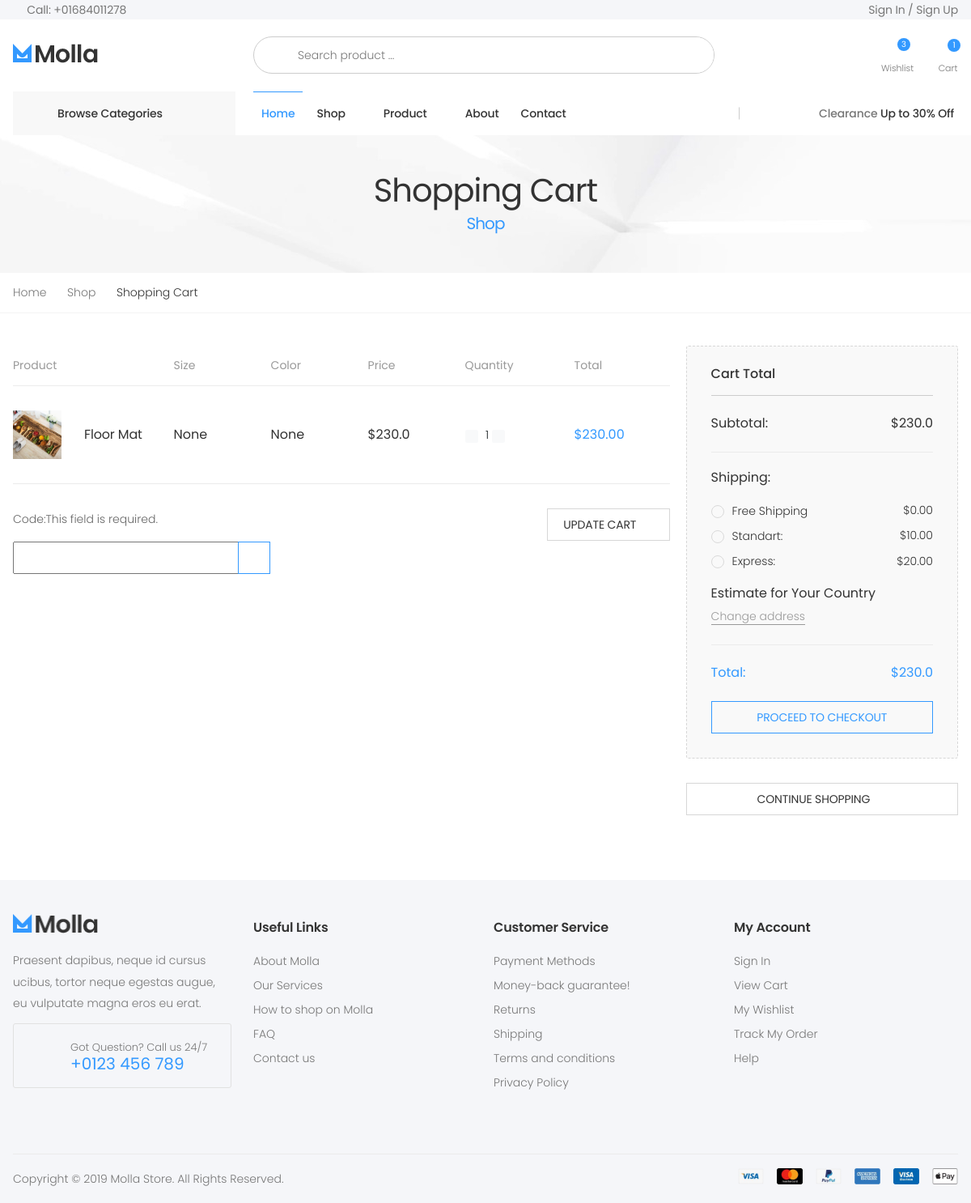
Page /order/cart-view/ (signed in) on the earlier database version.
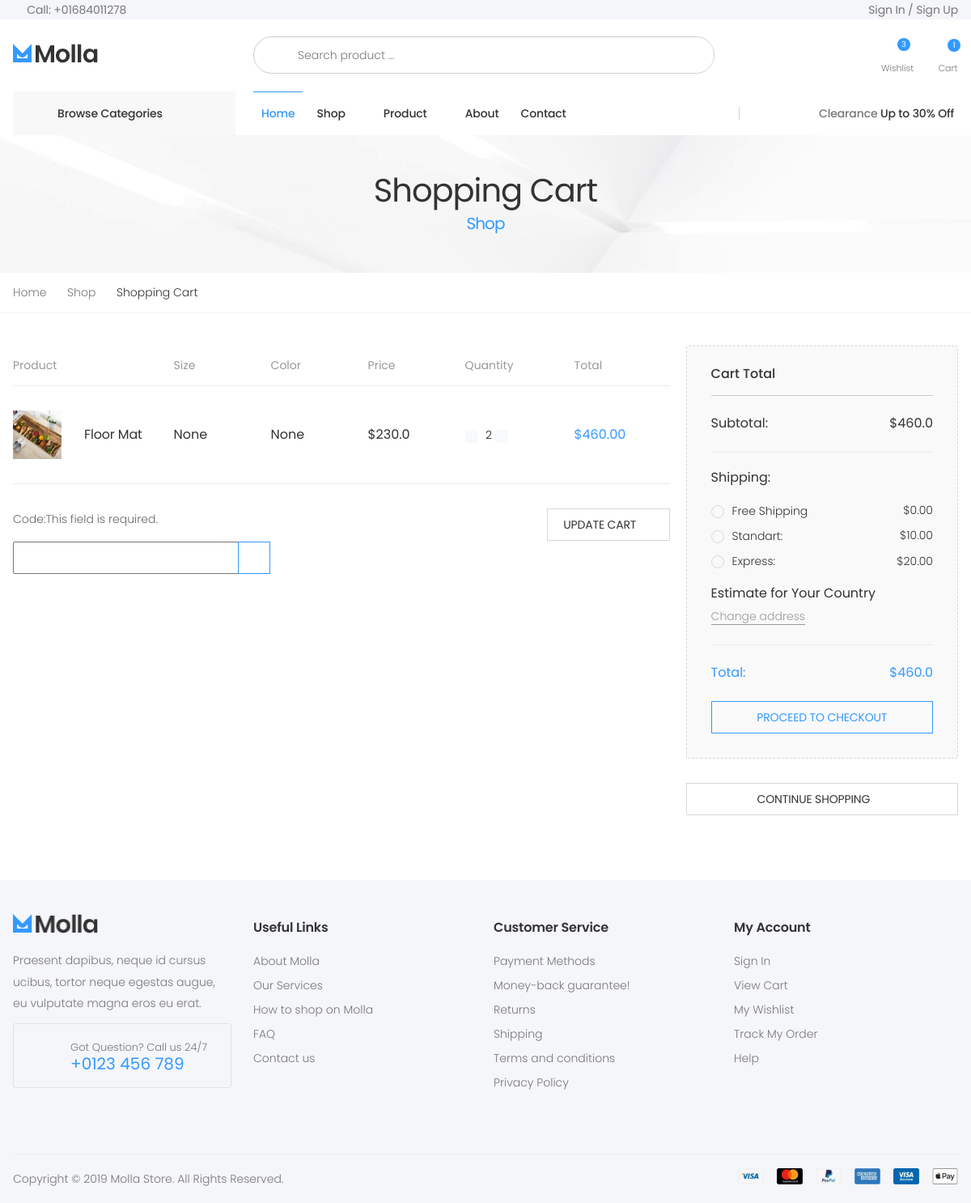
Same page on the later database version.
### order/models.py (models this page shows, shortened)
class Cart(models.Model):
    user = models.ForeignKey(User,on_delete=models.CASCADE,related_name='cart')
    item = models.ForeignKey(Product,on_delete=models.CASCADE)
    quantity = models.IntegerField(default=1)
    size = models.CharField(max_length=100, blank=True, null=True)
    color = models.CharField(max_length=100, blank=True, null=True)
    purchased = models.BooleanField(default=False)
    created = models.DateTimeField(auto_now_add=True)
    updated = models.DateTimeField(auto_now_add=True)
    def get_total(self):
        total = self = self.item.price * self.quantity
        float_total = format(total,'0.2f')
        return float_total
    def variation_single_price(self):
        sizes = VariationValue.objects.filter(variation='size', product=self.item)
        colors = VariationValue.objects.filter(variation='color', product=self.item)
        for size in sizes:
            if colors.exists():
                for color in colors:
                    if color.name == self.color:
                        c_price = color.price
                if size.name == self.size:
                    total = size.price + c_price
                    net_total = total
                    float_total = format(net_total, '0.2f')
                    return float_total
            else:
                if size.name == self.size:
                    total = size.price
                    float_total = format(total, '0.2f')
                    return float_total
    def variation_total(self):
        sizes = VariationValue.objects.filter(variation='size', product=self.item)
        colors = VariationValue.objects.filter(variation='color', product=self.item)
        for size in sizes:
            if colors.exists():
                for color in colors:
                    if color.name == self.color:
                        c_price = color.price
                        color_quantity_price = c_price * self.quantity
                if size.name == self.size:
                    total = size.price * self.quantity
                    net_total = total + color_quantity_price
                    float_total = format(net_total, '0.2f')
                    return float_total
            else:
                if size.name == self.size:
                    total = size.price * self.quantity
                    float_total = format(total, '0.2f')
                    return float_total

class Order(models.Model):
    user = models.ForeignKey(User,on_delete=models.CASCADE)
    orderitems = models.ManyToManyField(Cart)
    ordered = models.BooleanField(default=False)
    created = models.DateTimeField(auto_now_add=True)
    paymentId = models.CharField(max_length=255,blank=True,null=True)
    orderId = models.CharField(max_length=255, blank=True, null=True)
    def get_totals(self):
        total = 0
        for order_item in self.orderitems.all():
            if order_item.variation_total():
                total += float(order_item.variation_total())
            elif order_item.variation_single_price():
                total += float(order_item.variation_single_price())
            else:
                total += float(order_item.get_total())
        return total

### store/models.py (models this page shows, shortened)
class Product(models.Model):
    name = models.CharField(max_length=255,blank=False,null=False)
    category = models.ForeignKey(Category, on_delete=models.CASCADE, related_name='category')
    preview_des = models.CharField(max_length=255, verbose_name='Short Description')
    description = models.TextField(max_length=1000, verbose_name='Description')
    image = models.ImageField(upload_to='products',blank=False,null=False)
    price = models.FloatField()
    old_price = models.FloatField(default=0.00)
    is_stock = models.BooleanField(default=True)
    slug = models.SlugField(unique=True)
    created = models.DateTimeField(auto_now_add=True)
    class Meta:
        ordering = ['-created']

class VariationValue(models.Model):
    variation = models.CharField(max_length=100, choices=VARIATIONS_TYPE)
    name = models.CharField(max_length=50)
    product = models.ForeignKey(Product, on_delete=models.CASCADE)
    price = models.IntegerField()
    created = models.DateTimeField(auto_now_add=True)
    objects = VariationManager()

### order/views.py (the view, shortened to what this page needs)
# urls.py: path('cart-view/', views.cart_view, name='cart'),
def cart_view(request):
    if request.user.is_authenticated:
        carts = Cart.objects.filter(user=request.user, purchased=False)
        orders = Order.objects.filter(user=request.user, ordered=False)
        if carts.exists() and orders.exists():
            order = orders[0]
            coupon_form = CouponCodeForm(request.POST)
            total_price_after_discount = request.session.get('discount_total')
            coupon_code = request.session.get('coupon_code')
            context = {
                'carts': carts,
                'order': order,
                'coupon_form': coupon_form,
                'coupon_code': coupon_code,
                'total_price_after_discount': total_price_after_discount
            }
            return  render(request, 'store/cart.html', context)
    else:
        return redirect('account:login')

### coupon/forms.py
class CouponCodeForm(forms.Form):
    code = forms.CharField()

### order/templatetags/cart_product.py (called while the page is built)
@register.filter
def cart_view(user):
    cart = Cart.objects.filter(user=user,purchased=False)
    if cart.exists():
        return cart
    else:
        return ValueError("You haven't an active yet")

@register.filter
def cart_total(user):
    order = Order.objects.filter(user=user,ordered = False)
    if order.exists():
        return order[0].get_totals()
    else:
        return 0

@register.filter
def cart_count(user):
    order = Order.objects.filter(user=user,ordered = False)
    if order.exists():
        return order[0].orderitems.count()
    else:
        return 0

### store/templatetags/category.py (called while the page is built)
@register.filter
def category(user):
    if user.is_authenticated:
        cat = Category.objects.filter(parent=None)
        return cat

### templates/store/cart.html (shortened to what the changed rows need)
{% extends 'base.html' %}
{% block body %}
        <main class="main">
        	<div class="page-header text-center" style="background-image: url('assets/images/page-header-bg.jpg')">
        		<div class="container">
        			<h1 class="page-title">Shopping Cart<span>Shop</span></h1>
        		</div>
        	</div>
            <div class="page-content">
            	<div class="cart">
	                <div class="container">
	                	<div class="row">
	                		<div class="col-lg-9">
	                			<table class="table table-cart table-mobile">
									<thead>
										<tr>
											<th>Product</th>
											<th>Size</th>
											<th>Color</th>
											<th>Price</th>
											<th>Quantity</th>
											<th>Total</th>
											<th></th>
										</tr>
									</thead>
									<tbody>
									{% for cart in carts %}
										<tr>
											<td class="product-col">
												<div class="product">
													<figure class="product-media">
														<a href="#">
															<img src="{{cart.item.image.url}}" alt="Product image">
														</a>
													</figure>
													<h3 class="product-title">
														<a href="#">{{cart.item.name}}</a>
													</h3>
												</div>
											</td>
											<td class="price-col">{{cart.size}}</td>
											<td class="price-col">{{cart.color}}</td>
											<td class="price-col">
											{% if cart.variation_single_price %}
												${{ cart.variation_single_price }}
											{% else %}
												${{cart.item.price}}
											{% endif %}
											</td>
											<td class="quantity-col">
												<div class="cart-product-quantity">
													<a class="mr-2" href="{% url 'order:decrease' pk=cart.item.pk %}"><span class=" badge badge-light"><i class="las la-minus"></i></span></a>
														<span>{{ cart.quantity }}</span>
													<a class="mr-2" href="{% url 'order:increase' pk=cart.item.pk %}"><span class=" badge badge-light"><i class="las la-plus"></i></i></span></a>
												</div>
											</td>
											<td class="total-col">
												{% if cart.variation_total %}
													${{ cart.variation_total }}
												{% else %}
													${{cart.get_total}}
												{% endif %}
											</td>
											<td class="remove-col"><a href="{% url 'order:remove-item' pk=cart.item.pk %}"><button class="btn-remove"><i class="icon-close"></i></button></a></td>
										</tr>
									{% endfor %}
									</tbody>
								</table>
	                			<div class="cart-bottom">
			            			<div class="cart-discount">
			            				<form action="" method="POST">
			            					<div class="input-group">
												{{ coupon_form }}
			        						</div>
			            				</form>
			            			</div>
		            			</div>
	                		</div>
	                		<aside class="col-lg-3">
	                			<div class="summary summary-cart">
	                				<table class="table table-summary">
	                					<tbody>
	                						<tr class="summary-subtotal">
	                							<td>Subtotal:</td>
	                							<td>${{order.get_totals}}</td>
	                						</tr>
	                						<tr class="summary-total">
	                							<td>Total:</td>
	                							<td>
													{% if total_price_after_discount %}
														{{ total_price_after_discount }}
													{% else %}
														${{order.get_totals}}
													{% endif %}
												</td>
	                						</tr>
	                					</tbody>
	                				</table>
	                			</div>
	                		</aside>
	                	</div>
	                </div>
                </div>
            </div>
        </main>
        {% endblock %}

Differences in the rows shown:
changed Cart "None": quantity "1" → "2"; get_total "230.00" → "460.00"
changed through a linked row, Order: get_totals "230.0" → "460.0"
